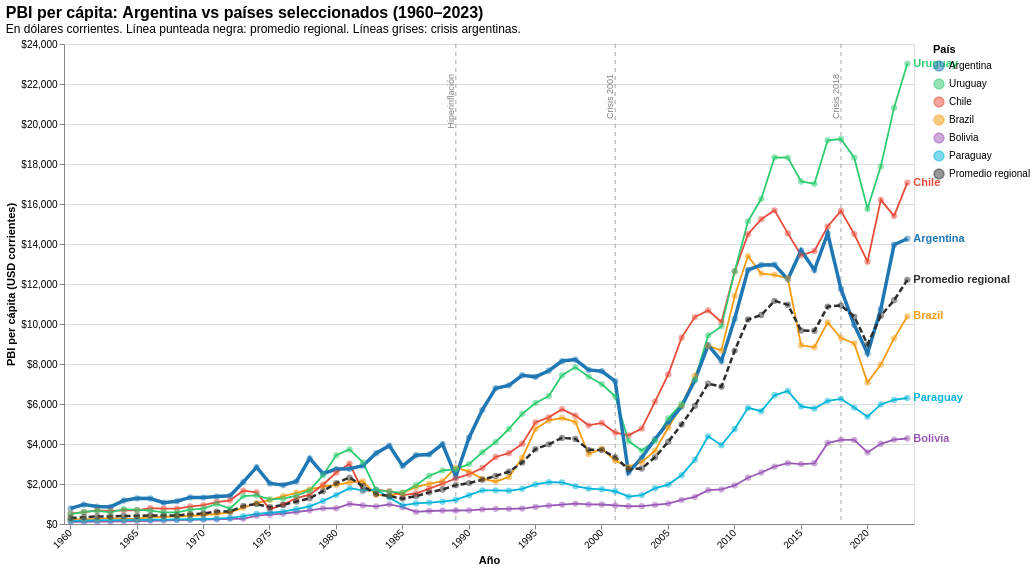

Here is the notebook cell this chart was saved with:
### Markdown cell above
Analizamos como varía el PBI per capita de argentina en comparación con sus países limitrofes

### Code cell
# FIX: df_sel no estaba definida. Se filtra df con los países limítrofes de Argentina.
paises_limitrofes = ["ARG", "BRA", "CHL", "URY", "BOL", "PRY"]
df_sel = df[df["ISO"].isin(paises_limitrofes)].copy()

df_promedio = (
    df_sel[df_sel["ISO"] != "ARG"]
    .groupby("Año")["PBI_per_capita"]
    .mean()
    .reset_index()
)
df_promedio["País"] = "Promedio regional"
df_promedio["ISO"]  = "AVG"

df_sel_con_avg = pd.concat([df_sel, df_promedio], ignore_index=True)

colores = {
    "Argentina":         "#1f77b4",
    "Uruguay":           "#2ecc71",
    "Chile":             "#e74c3c",
    "Brazil":            "#f39c12",
    "Bolivia":           "#9b59b6",
    "Paraguay":          "#00b4d8",
    "Promedio regional": "#2d2d2d"
}

df_labels = df_sel_con_avg.loc[df_sel_con_avg.groupby("País")["Año"].idxmax()]

# ── Separar capas por tipo ─────────────────────────────────────

# Países normales (línea sólida, grosor normal)
df_paises = df_sel_con_avg[~df_sel_con_avg["País"].isin(["Argentina", "Promedio regional"])]
lineas_paises = alt.Chart(df_paises).mark_line(strokeWidth=1.8).encode(
    x=alt.X("Año:O", title="Año",
            axis=alt.Axis(labelAngle=-45, values=list(range(1960, 2024, 5)))),
    y=alt.Y("PBI_per_capita:Q", title="PBI per cápita (USD corrientes)",
            axis=alt.Axis(format="$,.0f")),
    color=alt.Color("País:N",
        scale=alt.Scale(domain=list(colores.keys()), range=list(colores.values())),
        legend=alt.Legend(title="País")),
    tooltip=[
        alt.Tooltip("País:N",            title="País"),
        alt.Tooltip("Año:O",             title="Año"),
        alt.Tooltip("PBI_per_capita:Q",  title="PBI per cápita (USD)", format="$,.0f")
    ]
)

# Argentina (línea sólida, más gruesa)
df_arg_sel = df_sel_con_avg[df_sel_con_avg["País"] == "Argentina"]
linea_arg = alt.Chart(df_arg_sel).mark_line(strokeWidth=3.5).encode(
    x="Año:O",
    y="PBI_per_capita:Q",
    color=alt.Color("País:N",
        scale=alt.Scale(domain=list(colores.keys()), range=list(colores.values()))),
    tooltip=[
        alt.Tooltip("País:N",            title="País"),
        alt.Tooltip("Año:O",             title="Año"),
        alt.Tooltip("PBI_per_capita:Q",  title="PBI per cápita (USD)", format="$,.0f")
    ]
)

# Promedio regional (línea punteada)
df_avg_sel = df_sel_con_avg[df_sel_con_avg["País"] == "Promedio regional"]
linea_avg = alt.Chart(df_avg_sel).mark_line(
    strokeWidth=2.5,
    strokeDash=[6, 3]
).encode(
    x="Año:O",
    y="PBI_per_capita:Q",
    color=alt.Color("País:N",
        scale=alt.Scale(domain=list(colores.keys()), range=list(colores.values()))),
    tooltip=[
        alt.Tooltip("País:N",            title="País"),
        alt.Tooltip("Año:O",             title="Año"),
        alt.Tooltip("PBI_per_capita:Q",  title="PBI per cápita (USD)", format="$,.0f")
    ]
)

# ── Puntos ─────────────────────────────────────────────────────
puntos = alt.Chart(df_sel_con_avg).mark_point(size=40, filled=True, opacity=0.5).encode(
    x="Año:O",
    y="PBI_per_capita:Q",
    color=alt.Color("País:N",
        scale=alt.Scale(domain=list(colores.keys()), range=list(colores.values()))),
    tooltip=[
        alt.Tooltip("País:N",            title="País"),
        alt.Tooltip("Año:O",             title="Año"),
        alt.Tooltip("PBI_per_capita:Q",  title="PBI per cápita (USD)", format="$,.0f")
    ]
)

# ── Etiquetas ──────────────────────────────────────────────────
etiquetas = alt.Chart(df_labels).mark_text(
    align="left", dx=6, fontSize=11, fontWeight="bold"
).encode(
    x="Año:O",
    y="PBI_per_capita:Q",
    text="País:N",
    color=alt.Color("País:N",
        scale=alt.Scale(domain=list(colores.keys()), range=list(colores.values())))
)

# ── Crisis ─────────────────────────────────────────────────────
crisis = pd.DataFrame({
    "Año":    [1989, 2001, 2018],
    "Evento": ["Hiperinflación", "Crisis 2001", "Crisis 2018"]
})
lineas_crisis = alt.Chart(crisis).mark_rule(
    strokeDash=[4,4], strokeWidth=1.2, color="gray", opacity=0.6
).encode(x="Año:O", tooltip=["Evento:N"])

texto_crisis = alt.Chart(crisis).mark_text(
    angle=270, align="right", fontSize=9, color="gray", dy=-5
).encode(x="Año:O", y=alt.value(30), text="Evento:N")

# ── Combinar ───────────────────────────────────────────────────
grafico = (
    lineas_crisis + texto_crisis +
    lineas_paises + linea_arg + linea_avg +
    puntos + etiquetas
).properties(
    title=alt.TitleParams(
        text="PBI per cápita: Argentina vs países seleccionados (1960–2023)",
        subtitle="En dólares corrientes. Línea punteada negra: promedio regional. Líneas grises: crisis argentinas.",
        fontSize=16,
        subtitleFontSize=12,
        anchor="start"
    ),
    width=850,
    height=480
).interactive()

grafico

### Figure 1 — Vega-Lite specification as saved in the notebook (floating-point values rounded to 4 significant figures; data arrays with more than 128 entries replaced by an {"elided": "..."} marker saying what was removed)
{"config": {"view": {"continuousWidth": 300, "continuousHeight": 300}}, "layer": [{"mark": {"type": "rule", "color": "gray", "opacity": 0.6, "strokeDash": [4, 4], "strokeWidth": 1.2}, "encoding": {"tooltip": [{"field": "Evento", "type": "nominal"}], "x": {"field": "Año", "type": "ordinal"}}, "name": "view_2"}, {"mark": {"type": "text", "align": "right", "angle": 270, "color": "gray", "dy": -5, "fontSize": 9}, "encoding": {"text": {"field": "Evento", "type": "nominal"}, "x": {"field": "Año", "type": "ordinal"}, "y": {"value": 30}}}, {"data": {"name": "data-988af322121f9f9241dfedff9d57b93a"}, "mark": {"type": "line", "strokeWidth": 1.8}, "encoding": {"color": {"field": "País", "legend": {"title": "País"}, "scale": {"domain": ["Argentina", "Uruguay", "Chile", "Brazil", "Bolivia", "Paraguay", "Promedio regional"], "range": ["#1f77b4", "#2ecc71", "#e74c3c", "#f39c12", "#9b59b6", "#00b4d8", "#2d2d2d"]}, "type": "nominal"}, "tooltip": [{"field": "País", "title": "País", "type": "nominal"}, {"field": "Año", "title": "Año", "type": "ordinal"}, {"field": "PBI_per_capita", "format": "$,.0f", "title": "PBI per cápita (USD)", "type": "quantitative"}], "x": {"axis": {"labelAngle": -45, "values": [1960, 1965, 1970, 1975, 1980, 1985, 1990, 1995, 2000, 2005, 2010, 2015, 2020]}, "field": "Año", "title": "Año", "type": "ordinal"}, "y": {"axis": {"format": "$,.0f"}, "field": "PBI_per_capita", "title": "PBI per cápita (USD corrientes)", "type": "quantitative"}}}, {"data": {"name": "data-b955ae4d48479f9307a146d54bd73fdb"}, "mark": {"type": "line", "strokeWidth": 3.5}, "encoding": {"color": {"field": "País", "scale": {"domain": ["Argentina", "Uruguay", "Chile", "Brazil", "Bolivia", "Paraguay", "Promedio regional"], "range": ["#1f77b4", "#2ecc71", "#e74c3c", "#f39c12", "#9b59b6", "#00b4d8", "#2d2d2d"]}, "type": "nominal"}, "tooltip": [{"field": "País", "title": "País", "type": "nominal"}, {"field": "Año", "title": "Año", "type": "ordinal"}, {"field": "PBI_per_capita", "format": "$,.0f", "title": "PBI per cápita (USD)", "type": "quantitative"}], "x": {"field": "Año", "type": "ordinal"}, "y": {"field": "PBI_per_capita", "type": "quantitative"}}}, {"data": {"name": "data-2515c1c9fb95c0a56e2285e5ed42dbc9"}, "mark": {"type": "line", "strokeDash": [6, 3], "strokeWidth": 2.5}, "encoding": {"color": {"field": "País", "scale": {"domain": ["Argentina", "Uruguay", "Chile", "Brazil", "Bolivia", "Paraguay", "Promedio regional"], "range": ["#1f77b4", "#2ecc71", "#e74c3c", "#f39c12", "#9b59b6", "#00b4d8", "#2d2d2d"]}, "type": "nominal"}, "tooltip": [{"field": "País", "title": "País", "type": "nominal"}, {"field": "Año", "title": "Año", "type": "ordinal"}, {"field": "PBI_per_capita", "format": "$,.0f", "title": "PBI per cápita (USD)", "type": "quantitative"}], "x": {"field": "Año", "type": "ordinal"}, "y": {"field": "PBI_per_capita", "type": "quantitative"}}}, {"data": {"name": "data-9c295773e451822db972516224e98eb1"}, "mark": {"type": "point", "filled": true, "opacity": 0.5, "size": 40}, "encoding": {"color": {"field": "País", "scale": {"domain": ["Argentina", "Uruguay", "Chile", "Brazil", "Bolivia", "Paraguay", "Promedio regional"], "range": ["#1f77b4", "#2ecc71", "#e74c3c", "#f39c12", "#9b59b6", "#00b4d8", "#2d2d2d"]}, "type": "nominal"}, "tooltip": [{"field": "País", "title": "País", "type": "nominal"}, {"field": "Año", "title": "Año", "type": "ordinal"}, {"field": "PBI_per_capita", "format": "$,.0f", "title": "PBI per cápita (USD)", "type": "quantitative"}], "x": {"field": "Año", "type": "ordinal"}, "y": {"field": "PBI_per_capita", "type": "quantitative"}}}, {"data": {"name": "data-ec95d61532d0ee01da7937af90243fb5"}, "mark": {"type": "text", "align": "left", "dx": 6, "fontSize": 11, "fontWeight": "bold"}, "encoding": {"color": {"field": "País", "scale": {"domain": ["Argentina", "Uruguay", "Chile", "Brazil", "Bolivia", "Paraguay", "Promedio regional"], "range": ["#1f77b4", "#2ecc71", "#e74c3c", "#f39c12", "#9b59b6", "#00b4d8", "#2d2d2d"]}, "type": "nominal"}, "text": {"field": "País", "type": "nominal"}, "x": {"field": "Año", "type": "ordinal"}, "y": {"field": "PBI_per_capita", "type": "quantitative"}}}], "data": {"name": "data-817613a84ce31a93657753852d5ba242"}, "height": 480, "params": [{"name": "param_4", "select": {"type": "interval", "encodings": ["x", "y"]}, "bind": "scales", "views": ["view_2"]}], "title": {"text": "PBI per cápita: Argentina vs países seleccionados (1960–2023)", "anchor": "start", "fontSize": 16, "subtitle": "En dólares corrientes. Línea punteada negra: promedio regional. Líneas grises: crisis argentinas.", "subtitleFontSize": 12}, "width": 850, "$schema": "https://vega.github.io/schema/vega-lite/v5.20.1.json", "datasets": {"data-817613a84ce31a93657753852d5ba242": [{"Año": 1989, "Evento": "Hiperinflación"}, {"Año": 2001, "Evento": "Crisis 2001"}, {"Año": 2018, "Evento": "Crisis 2018"}], "data-988af322121f9f9241dfedff9d57b93a": {"elided": "320 records"}, "data-b955ae4d48479f9307a146d54bd73fdb": [{"País": "Argentina", "ISO": "ARG", "Año": 2023, "PBI_per_capita": 14260.0, "color": "Argentina"}, {"País": "Argentina", "ISO": "ARG", "Año": 2022, "PBI_per_capita": 13960.0, "color": "Argentina"}, {"País": "Argentina", "ISO": "ARG", "Año": 2021, "PBI_per_capita": 10740.0, "color": "Argentina"}, {"País": "Argentina", "ISO": "ARG", "Año": 2020, "PBI_per_capita": 8536.0, "color": "Argentina"}, {"País": "Argentina", "ISO": "ARG", "Año": 2019, "PBI_per_capita": 9956.0, "color": "Argentina"}, {"País": "Argentina", "ISO": "ARG", "Año": 2018, "PBI_per_capita": 11750.0, "color": "Argentina"}, {"País": "Argentina", "ISO": "ARG", "Año": 2017, "PBI_per_capita": 14530.0, "color": "Argentina"}, {"País": "Argentina", "ISO": "ARG", "Año": 2016, "PBI_per_capita": 12700.0, "color": "Argentina"}, {"País": "Argentina", "ISO": "ARG", "Año": 2015, "PBI_per_capita": 13680.0, "color": "Argentina"}, {"País": "Argentina", "ISO": "ARG", "Año": 2014, "PBI_per_capita": 12230.0, "color": "Argentina"}, {"País": "Argentina", "ISO": "ARG", "Año": 2013, "PBI_per_capita": 12960.0, "color": "Argentina"}, {"País": "Argentina", "ISO": "ARG", "Año": 2012, "PBI_per_capita": 12950.0, "color": "Argentina"}, {"País": "Argentina", "ISO": "ARG", "Año": 2011, "PBI_per_capita": 12700.0, "color": "Argentina"}, {"País": "Argentina", "ISO": "ARG", "Año": 2010, "PBI_per_capita": 10260.0, "color": "Argentina"}, {"País": "Argentina", "ISO": "ARG", "Año": 2009, "PBI_per_capita": 8150.0, "color": "Argentina"}, {"País": "Argentina", "ISO": "ARG", "Año": 2008, "PBI_per_capita": 8944.0, "color": "Argentina"}, {"País": "Argentina", "ISO": "ARG", "Año": 2007, "PBI_per_capita": 7185.0, "color": "Argentina"}, {"País": "Argentina", "ISO": "ARG", "Año": 2006, "PBI_per_capita": 5869.0, "color": "Argentina"}, {"País": "Argentina", "ISO": "ARG", "Año": 2005, "PBI_per_capita": 5068.0, "color": "Argentina"}, {"País": "Argentina", "ISO": "ARG", "Año": 2004, "PBI_per_capita": 4242.0, "color": "Argentina"}, {"País": "Argentina", "ISO": "ARG", "Año": 2003, "PBI_per_capita": 3320.0, "color": "Argentina"}, {"País": "Argentina", "ISO": "ARG", "Año": 2002, "PBI_per_capita": 2570.0, "color": "Argentina"}, {"País": "Argentina", "ISO": "ARG", "Año": 2001, "PBI_per_capita": 7141.0, "color": "Argentina"}, {"País": "Argentina", "ISO": "ARG", "Año": 2000, "PBI_per_capita": 7637.0, "color": "Argentina"}, {"País": "Argentina", "ISO": "ARG", "Año": 1999, "PBI_per_capita": 7706.0, "color": "Argentina"}, {"País": "Argentina", "ISO": "ARG", "Año": 1998, "PBI_per_capita": 8219.0, "color": "Argentina"}, {"País": "Argentina", "ISO": "ARG", "Año": 1997, "PBI_per_capita": 8147.0, "color": "Argentina"}, {"País": "Argentina", "ISO": "ARG", "Año": 1996, "PBI_per_capita": 7663.0, "color": "Argentina"}, {"País": "Argentina", "ISO": "ARG", "Año": 1995, "PBI_per_capita": 7358.0, "color": "Argentina"}, {"País": "Argentina", "ISO": "ARG", "Año": 1994, "PBI_per_capita": 7438.0, "color": "Argentina"}, {"País": "Argentina", "ISO": "ARG", "Año": 1993, "PBI_per_capita": 6932.0, "color": "Argentina"}, {"País": "Argentina", "ISO": "ARG", "Año": 1992, "PBI_per_capita": 6790.0, "color": "Argentina"}, {"País": "Argentina", "ISO": "ARG", "Año": 1991, "PBI_per_capita": 5709.0, "color": "Argentina"}, {"País": "Argentina", "ISO": "ARG", "Año": 1990, "PBI_per_capita": 4315.0, "color": "Argentina"}, {"País": "Argentina", "ISO": "ARG", "Año": 1989, "PBI_per_capita": 2375.0, "color": "Argentina"}, {"País": "Argentina", "ISO": "ARG", "Año": 1988, "PBI_per_capita": 3993.0, "color": "Argentina"}, {"País": "Argentina", "ISO": "ARG", "Año": 1987, "PBI_per_capita": 3477.0, "color": "Argentina"}, {"País": "Argentina", "ISO": "ARG", "Año": 1986, "PBI_per_capita": 3436.0, "color": "Argentina"}, {"País": "Argentina", "ISO": "ARG", "Año": 1985, "PBI_per_capita": 2906.0, "color": "Argentina"}, {"País": "Argentina", "ISO": "ARG", "Año": 1984, "PBI_per_capita": 3915.0, "color": "Argentina"}, {"País": "Argentina", "ISO": "ARG", "Año": 1983, "PBI_per_capita": 3538.0, "color": "Argentina"}, {"País": "Argentina", "ISO": "ARG", "Año": 1982, "PBI_per_capita": 2915.0, "color": "Argentina"}, {"País": "Argentina", "ISO": "ARG", "Año": 1981, "PBI_per_capita": 2764.0, "color": "Argentina"}, {"País": "Argentina", "ISO": "ARG", "Año": 1980, "PBI_per_capita": 2748.0, "color": "Argentina"}, {"País": "Argentina", "ISO": "ARG", "Año": 1979, "PBI_per_capita": 2512.0, "color": "Argentina"}, {"País": "Argentina", "ISO": "ARG", "Año": 1978, "PBI_per_capita": 3282.0, "color": "Argentina"}, {"País": "Argentina", "ISO": "ARG", "Año": 1977, "PBI_per_capita": 2126.0, "color": "Argentina"}, {"País": "Argentina", "ISO": "ARG", "Año": 1976, "PBI_per_capita": 1947.0, "color": "Argentina"}, {"País": "Argentina", "ISO": "ARG", "Año": 1975, "PBI_per_capita": 2027.0, "color": "Argentina"}, {"País": "Argentina", "ISO": "ARG", "Año": 1974, "PBI_per_capita": 2845.0, "color": "Argentina"}, {"País": "Argentina", "ISO": "ARG", "Año": 1973, "PBI_per_capita": 2098.0, "color": "Argentina"}, {"País": "Argentina", "ISO": "ARG", "Año": 1972, "PBI_per_capita": 1409.0, "color": "Argentina"}, {"País": "Argentina", "ISO": "ARG", "Año": 1971, "PBI_per_capita": 1373.0, "color": "Argentina"}, {"País": "Argentina", "ISO": "ARG", "Año": 1970, "PBI_per_capita": 1323.0, "color": "Argentina"}, {"País": "Argentina", "ISO": "ARG", "Año": 1969, "PBI_per_capita": 1330.0, "color": "Argentina"}, {"País": "Argentina", "ISO": "ARG", "Año": 1968, "PBI_per_capita": 1142.0, "color": "Argentina"}, {"País": "Argentina", "ISO": "ARG", "Año": 1967, "PBI_per_capita": 1064.0, "color": "Argentina"}, {"País": "Argentina", "ISO": "ARG", "Año": 1966, "PBI_per_capita": 1275.0, "color": "Argentina"}, {"País": "Argentina", "ISO": "ARG", "Año": 1965, "PBI_per_capita": 1282.0, "color": "Argentina"}, {"País": "Argentina", "ISO": "ARG", "Año": 1964, "PBI_per_capita": 1176.0, "color": "Argentina"}, {"País": "Argentina", "ISO": "ARG", "Año": 1963, "PBI_per_capita": 853.0, "color": "Argentina"}, {"País": "Argentina", "ISO": "ARG", "Año": 1962, "PBI_per_capita": 870.2, "color": "Argentina"}, {"País": "Argentina", "ISO": "ARG", "Año": 1961, "PBI_per_capita": 971.3, "color": "Argentina"}, {"País": "Argentina", "ISO": "ARG", "Año": 1960, "PBI_per_capita": 778.3, "color": "Argentina"}], "data-2515c1c9fb95c0a56e2285e5ed42dbc9": [{"País": "Promedio regional", "ISO": "AVG", "Año": 1960, "PBI_per_capita": 299.6, "color": NaN}, {"País": "Promedio regional", "ISO": "AVG", "Año": 1961, "PBI_per_capita": 341.1, "color": NaN}, {"País": "Promedio regional", "ISO": "AVG", "Año": 1962, "PBI_per_capita": 377.4, "color": NaN}, {"País": "Promedio regional", "ISO": "AVG", "Año": 1963, "PBI_per_capita": 370.2, "color": NaN}, {"País": "Promedio regional", "ISO": "AVG", "Año": 1964, "PBI_per_capita": 404.0, "color": NaN}, {"País": "Promedio regional", "ISO": "AVG", "Año": 1965, "PBI_per_capita": 403.0, "color": NaN}, {"País": "Promedio regional", "ISO": "AVG", "Año": 1966, "PBI_per_capita": 432.0, "color": NaN}, {"País": "Promedio regional", "ISO": "AVG", "Año": 1967, "PBI_per_capita": 419.5, "color": NaN}, {"País": "Promedio regional", "ISO": "AVG", "Año": 1968, "PBI_per_capita": 428.1, "color": NaN}, {"País": "Promedio regional", "ISO": "AVG", "Año": 1969, "PBI_per_capita": 488.2, "color": NaN}, {"País": "Promedio regional", "ISO": "AVG", "Año": 1970, "PBI_per_capita": 524.2, "color": NaN}, {"País": "Promedio regional", "ISO": "AVG", "Año": 1971, "PBI_per_capita": 620.9, "color": NaN}, {"País": "Promedio regional", "ISO": "AVG", "Año": 1972, "PBI_per_capita": 622.8, "color": NaN}, {"País": "Promedio regional", "ISO": "AVG", "Año": 1973, "PBI_per_capita": 905.0, "color": NaN}, {"País": "Promedio regional", "ISO": "AVG", "Año": 1974, "PBI_per_capita": 996.5, "color": NaN}, {"País": "Promedio regional", "ISO": "AVG", "Año": 1975, "PBI_per_capita": 838.8, "color": NaN}, {"País": "Promedio regional", "ISO": "AVG", "Año": 1976, "PBI_per_capita": 952.9, "color": NaN}, {"País": "Promedio regional", "ISO": "AVG", "Año": 1977, "PBI_per_capita": 1123.0, "color": NaN}, {"País": "Promedio regional", "ISO": "AVG", "Año": 1978, "PBI_per_capita": 1288.0, "color": NaN}, {"País": "Promedio regional", "ISO": "AVG", "Año": 1979, "PBI_per_capita": 1642.0, "color": NaN}, {"País": "Promedio regional", "ISO": "AVG", "Año": 1980, "PBI_per_capita": 2043.0, "color": NaN}, {"País": "Promedio regional", "ISO": "AVG", "Año": 1981, "PBI_per_capita": 2323.0, "color": NaN}, {"País": "Promedio regional", "ISO": "AVG", "Año": 1982, "PBI_per_capita": 1899.0, "color": NaN}, {"País": "Promedio regional", "ISO": "AVG", "Año": 1983, "PBI_per_capita": 1495.0, "color": NaN}, {"País": "Promedio regional", "ISO": "AVG", "Año": 1984, "PBI_per_capita": 1395.0, "color": NaN}, {"País": "Promedio regional", "ISO": "AVG", "Año": 1985, "PBI_per_capita": 1269.0, "color": NaN}, {"País": "Promedio regional", "ISO": "AVG", "Año": 1986, "PBI_per_capita": 1391.0, "color": NaN}, {"País": "Promedio regional", "ISO": "AVG", "Año": 1987, "PBI_per_capita": 1582.0, "color": NaN}, {"País": "Promedio regional", "ISO": "AVG", "Año": 1988, "PBI_per_capita": 1724.0, "color": NaN}, {"País": "Promedio regional", "ISO": "AVG", "Año": 1989, "PBI_per_capita": 1944.0, "color": NaN}, {"País": "Promedio regional", "ISO": "AVG", "Año": 1990, "PBI_per_capita": 2045.0, "color": NaN}, {"País": "Promedio regional", "ISO": "AVG", "Año": 1991, "PBI_per_capita": 2213.0, "color": NaN}, {"País": "Promedio regional", "ISO": "AVG", "Año": 1992, "PBI_per_capita": 2405.0, "color": NaN}, {"País": "Promedio regional", "ISO": "AVG", "Año": 1993, "PBI_per_capita": 2612.0, "color": NaN}, {"País": "Promedio regional", "ISO": "AVG", "Año": 1994, "PBI_per_capita": 3071.0, "color": NaN}, {"País": "Promedio regional", "ISO": "AVG", "Año": 1995, "PBI_per_capita": 3744.0, "color": NaN}, {"País": "Promedio regional", "ISO": "AVG", "Año": 1996, "PBI_per_capita": 3984.0, "color": NaN}, {"País": "Promedio regional", "ISO": "AVG", "Año": 1997, "PBI_per_capita": 4305.0, "color": NaN}, {"País": "Promedio regional", "ISO": "AVG", "Año": 1998, "PBI_per_capita": 4255.0, "color": NaN}, {"País": "Promedio regional", "ISO": "AVG", "Año": 1999, "PBI_per_capita": 3709.0, "color": NaN}, {"País": "Promedio regional", "ISO": "AVG", "Año": 2000, "PBI_per_capita": 3704.0, "color": NaN}, {"País": "Promedio regional", "ISO": "AVG", "Año": 2001, "PBI_per_capita": 3338.0, "color": NaN}, {"País": "Promedio regional", "ISO": "AVG", "Año": 2002, "PBI_per_capita": 2739.0, "color": NaN}, {"País": "Promedio regional", "ISO": "AVG", "Año": 2003, "PBI_per_capita": 2774.0, "color": NaN}, {"País": "Promedio regional", "ISO": "AVG", "Año": 2004, "PBI_per_capita": 3338.0, "color": NaN}, {"País": "Promedio regional", "ISO": "AVG", "Año": 2005, "PBI_per_capita": 4117.0, "color": NaN}, {"País": "Promedio regional", "ISO": "AVG", "Año": 2006, "PBI_per_capita": 4979.0, "color": NaN}, {"País": "Promedio regional", "ISO": "AVG", "Año": 2007, "PBI_per_capita": 5909.0, "color": NaN}, {"País": "Promedio regional", "ISO": "AVG", "Año": 2008, "PBI_per_capita": 7019.0, "color": NaN}, {"País": "Promedio regional", "ISO": "AVG", "Año": 2009, "PBI_per_capita": 6866.0, "color": NaN}, {"País": "Promedio regional", "ISO": "AVG", "Año": 2010, "PBI_per_capita": 8672.0, "color": NaN}, {"País": "Promedio regional", "ISO": "AVG", "Año": 2011, "PBI_per_capita": 10230.0, "color": NaN}, {"País": "Promedio regional", "ISO": "AVG", "Año": 2012, "PBI_per_capita": 10450.0, "color": NaN}, {"País": "Promedio regional", "ISO": "AVG", "Año": 2013, "PBI_per_capita": 11160.0, "color": NaN}, {"País": "Promedio regional", "ISO": "AVG", "Año": 2014, "PBI_per_capita": 10960.0, "color": NaN}, {"País": "Promedio regional", "ISO": "AVG", "Año": 2015, "PBI_per_capita": 9674.0, "color": NaN}, {"País": "Promedio regional", "ISO": "AVG", "Año": 2016, "PBI_per_capita": 9661.0, "color": NaN}, {"País": "Promedio regional", "ISO": "AVG", "Año": 2017, "PBI_per_capita": 10870.0, "color": NaN}, {"País": "Promedio regional", "ISO": "AVG", "Año": 2018, "PBI_per_capita": 10940.0, "color": NaN}, {"País": "Promedio regional", "ISO": "AVG", "Año": 2019, "PBI_per_capita": 10370.0, "color": NaN}, {"País": "Promedio regional", "ISO": "AVG", "Año": 2020, "PBI_per_capita": 8979.0, "color": NaN}, {"País": "Promedio regional", "ISO": "AVG", "Año": 2021, "PBI_per_capita": 10410.0, "color": NaN}, {"País": "Promedio regional", "ISO": "AVG", "Año": 2022, "PBI_per_capita": 11190.0, "color": NaN}, {"País": "Promedio regional", "ISO": "AVG", "Año": 2023, "PBI_per_capita": 12210.0, "color": NaN}], "data-9c295773e451822db972516224e98eb1": {"elided": "448 records"}, "data-ec95d61532d0ee01da7937af90243fb5": [{"País": "Argentina", "ISO": "ARG", "Año": 2023, "PBI_per_capita": 14260.0, "color": "Argentina"}, {"País": "Bolivia", "ISO": "BOL", "Año": 2023, "PBI_per_capita": 4275.0, "color": "Resto LATAM"}, {"País": "Brazil", "ISO": "BRA", "Año": 2023, "PBI_per_capita": 10380.0, "color": "Resto LATAM"}, {"País": "Chile", "ISO": "CHL", "Año": 2023, "PBI_per_capita": 17070.0, "color": "Resto LATAM"}, {"País": "Paraguay", "ISO": "PRY", "Año": 2023, "PBI_per_capita": 6300.0, "color": "Resto LATAM"}, {"País": "Promedio regional", "ISO": "AVG", "Año": 2023, "PBI_per_capita": 12210.0, "color": null}, {"País": "Uruguay", "ISO": "URY", "Año": 2023, "PBI_per_capita": 23020.0, "color": "Resto LATAM"}]}}
